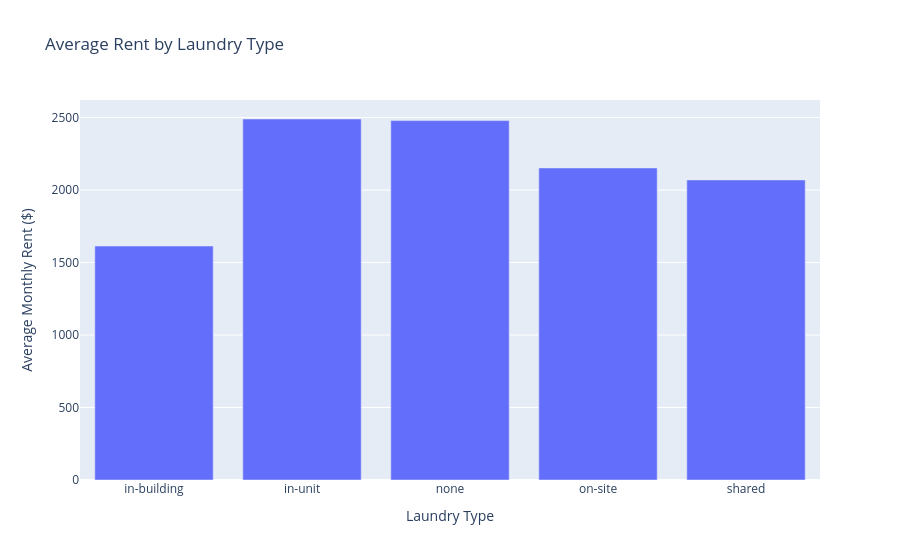

Write notebook code for a chart like this one.
### Code cell
import pandas as pd
import plotly.express as px

df = pd.read_csv("/Users/hetvi/Documents/Stats/Gunrock-s-Grid/enriched_listings.csv")

# Average rent by laundry type
laundry_price = df.groupby("laundry_type")["price_total"].mean().reset_index()

fig = px.bar(
    laundry_price,
    x="laundry_type",
    y="price_total",
    title="Average Rent by Laundry Type",
    labels={
        "laundry_type": "Laundry Type",
        "price_total": "Average Monthly Rent ($)"
    }
)

fig.show()

### Figure 1 — Plotly figure (JSON) as saved in the notebook; plotly's stock layout.template omitted (floating-point values rounded to 4 significant figures)
{"data": [{"hovertemplate": "Laundry Type=%{x}<br>Average Monthly Rent ($)=%{y}<extra></extra>", "legendgroup": "", "marker": {"color": "#636efa", "pattern": {"shape": ""}}, "name": "", "orientation": "v", "showlegend": false, "textposition": "auto", "type": "bar", "x": ["in-building", "in-unit", "none", "on-site", "shared"], "xaxis": "x", "y": [1614.0, 2490.0, 2479.0, 2152.0, 2070.0], "yaxis": "y"}], "layout": {"barmode": "relative", "legend": {"tracegroupgap": 0}, "title": {"text": "Average Rent by Laundry Type"}, "xaxis": {"anchor": "y", "domain": [0, 1], "title": {"text": "Laundry Type"}}, "yaxis": {"anchor": "x", "domain": [0, 1], "title": {"text": "Average Monthly Rent ($)"}}}}
